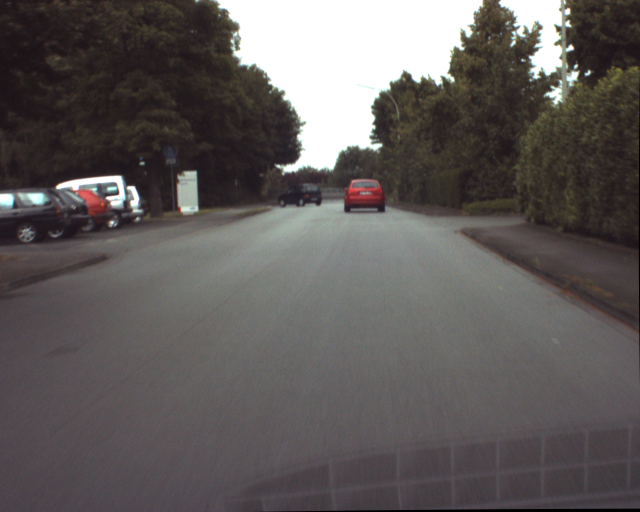
%> input picture demutti_dicenzi_lab5_v2/ur_c_s_03a_01_L_0376.png, 1280 x 1024 px (shown at 1/2 size)
$ octave script.m   (GNU Octave 9; MATLAB toolbox functions it lacks are replaced by stand-ins)
%> lines starting %> are read from the running program, lines starting %| are printed output that depends on the picture
### demutti_dicenzi_lab5_v2/computeNCC.m
%Dicenzi Matteo
%Demutti Marco
function Ci = computeNCC (template, imgi_gray, typeOfTemplate)
    %Create cell
    Ci = cell(1,6);
    if(nargin == 2)
        Ci{1} = normxcorr2(template, imgi_gray{1});
        Ci{2} = normxcorr2(template, imgi_gray{2});
        Ci{3} = normxcorr2(template, imgi_gray{3});
        Ci{4} = normxcorr2(template, imgi_gray{4});
        Ci{5} = normxcorr2(template, imgi_gray{5});
        Ci{6} = normxcorr2(template, imgi_gray{6});
    end

    if(nargin == 3)
        %get current time
        format shortg,
        temp = clock;
        secOfStart = temp(6); % take into account only seconds

        %NCC-based segmentation
        Ci{1} = normxcorr2(template, imgi_gray{1});
        Ci{2} = normxcorr2(template, imgi_gray{2});
        Ci{3} = normxcorr2(template, imgi_gray{3});
        Ci{4} = normxcorr2(template, imgi_gray{4});
        Ci{5} = normxcorr2(template, imgi_gray{5});
        Ci{6} = normxcorr2(template, imgi_gray{6});

        format shortg,
        temp = clock;
        secOfEnd = temp(6);
        delay = (secOfEnd - secOfStart)/6;
        disp("Average seconds of delay : "+ delay +" in case the Template is the " + typeOfTemplate);
    end

    %show NCC results
    figure
    subplot(2,3,1), imagesc(Ci{1}), colormap gray, title ('NCC-based segmentation 1')
    subplot(2,3,2), imagesc(Ci{2}), colormap gray, title ('NCC-based segmentation 2')
    subplot(2,3,3), imagesc(Ci{3}), colormap gray, title ('NCC-based segmentation 3')
    subplot(2,3,4), imagesc(Ci{4}), colormap gray, title ('NCC-based segmentation 4')
    subplot(2,3,5), imagesc(Ci{5}), colormap gray, title ('NCC-based segmentation 5')
    subplot(2,3,6), imagesc(Ci{6}), colormap gray, title ('NCC-based segmentation 6')
end

### demutti_dicenzi_lab5_v2/script.m
%% Lab 5 - NCC-based segmentation and Harris corner detection
% Dicenzi Matteo
% 4342944
% Demutti Marco
% 4389233

close all;
clear;

%% Exercise 1 - NCC-based segmentation

% Read all 6 RGB images
img1_rgb = imread('ur_c_s_03a_01_L_0376.png', 'png');
%> img1_rgb is the input picture: size 1024x1280x3 uint8; mean R, G, B 95.5, 90.9, 90
img2_rgb = imread('ur_c_s_03a_01_L_0377.png', 'png');
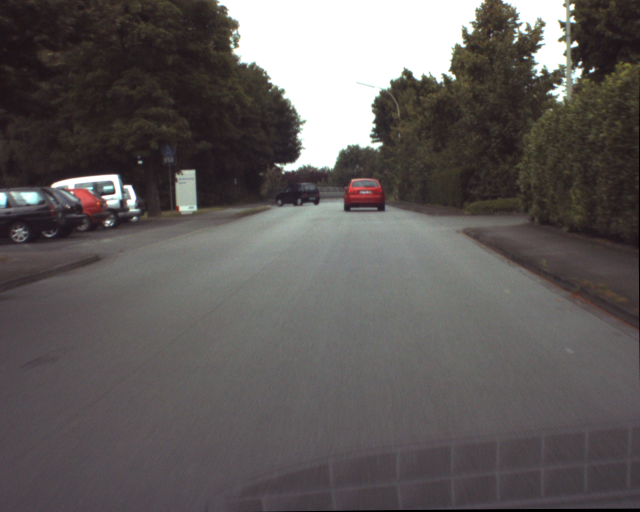
%> input picture demutti_dicenzi_lab5_v2/ur_c_s_03a_01_L_0377.png, 1280 x 1024 px (shown at 1/2 size)
%> img2_rgb is the input picture: size 1024x1280x3 uint8; mean R, G, B 95.5, 90.9, 90
img3_rgb = imread('ur_c_s_03a_01_L_0378.png', 'png');
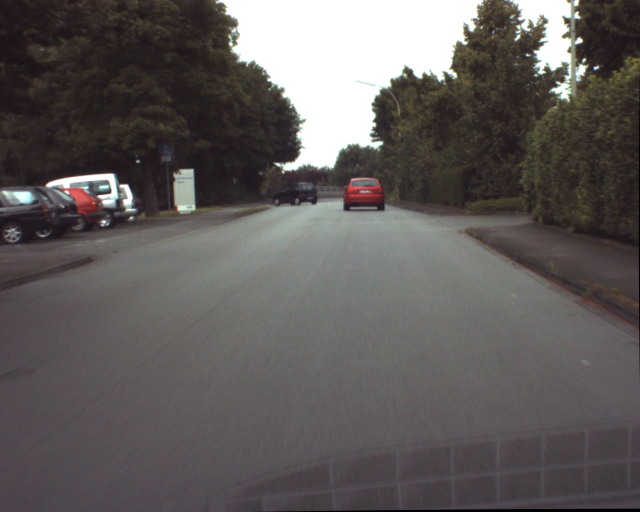
%> input picture demutti_dicenzi_lab5_v2/ur_c_s_03a_01_L_0378.png, 1280 x 1024 px (shown at 1/2 size)
%> img3_rgb is the input picture: size 1024x1280x3 uint8; mean R, G, B 95.7, 91.1, 90.2
img4_rgb = imread('ur_c_s_03a_01_L_0379.png', 'png');
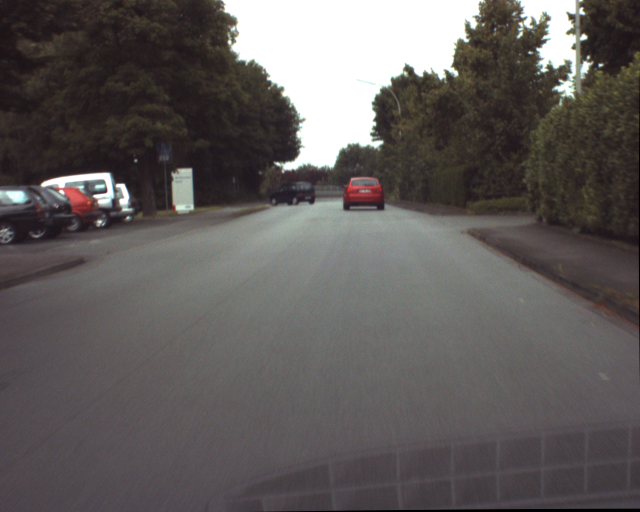
%> input picture demutti_dicenzi_lab5_v2/ur_c_s_03a_01_L_0379.png, 1280 x 1024 px (shown at 1/2 size)
%> img4_rgb is the input picture: size 1024x1280x3 uint8; mean R, G, B 96, 91.5, 90.5
img5_rgb = imread('ur_c_s_03a_01_L_0380.png', 'png');
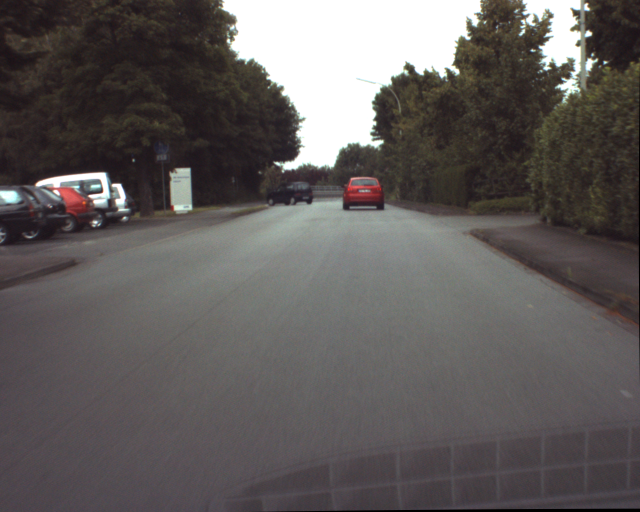
%> input picture demutti_dicenzi_lab5_v2/ur_c_s_03a_01_L_0380.png, 1280 x 1024 px (shown at 1/2 size)
%> img5_rgb is the input picture: size 1024x1280x3 uint8; mean R, G, B 96.2, 91.7, 90.8
img6_rgb = imread('ur_c_s_03a_01_L_0381.png', 'png');
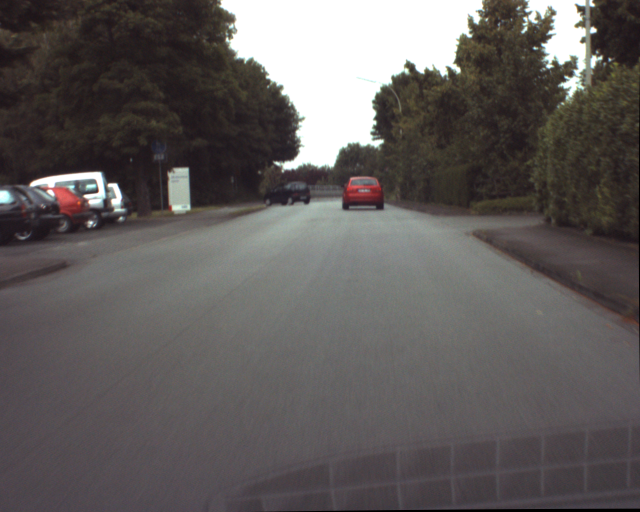
%> input picture demutti_dicenzi_lab5_v2/ur_c_s_03a_01_L_0381.png, 1280 x 1024 px (shown at 1/2 size)
%> img6_rgb is the input picture: size 1024x1280x3 uint8; mean R, G, B 96.5, 92, 91

figure
subplot(2,3,1), imagesc(img1_rgb), colormap gray, title ('image 1')
subplot(2,3,2), imagesc(img2_rgb), colormap gray, title ('image 2')
subplot(2,3,3), imagesc(img3_rgb), colormap gray, title ('image 3')
subplot(2,3,4), imagesc(img4_rgb), colormap gray, title ('image 4')
subplot(2,3,5), imagesc(img5_rgb), colormap gray, title ('image 5')
subplot(2,3,6), imagesc(img6_rgb), colormap gray, title ('image 6')

%create cell for storing all gray images
imgi_gray = cell(1,6);

%gray conversion
imgi_gray{1} = double(rgb2gray(img1_rgb));
imgi_gray{2} = double(rgb2gray(img2_rgb));
imgi_gray{3} = double(rgb2gray(img3_rgb));
imgi_gray{4} = double(rgb2gray(img4_rgb));
imgi_gray{5} = double(rgb2gray(img5_rgb));
imgi_gray{6} = double(rgb2gray(img6_rgb));

%select area of red car
red_car  = imgi_gray{1}(362:420, 690:769);
%(345:441,675,785)
dark_car = imgi_gray{1}(345:433, 541:663);

larger_dark_car   = imgi_gray{1}(330:448, 526:678);
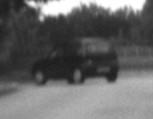
%> larger_dark_car: size 119x153 double; min 29, max 255, mean 103
smaller_dark_car  = imgi_gray{1}(360:418, 556:648);
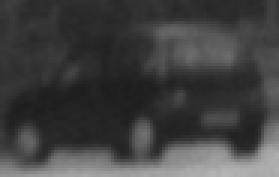
%> smaller_dark_car: size 59x93 double (shown 3 times larger); min 29, max 182, mean 64.8

figure
subplot(1,2,1), imagesc(red_car),  colormap gray, title ('Red Car Template')
subplot(1,2,2), imagesc(dark_car), colormap gray, title ('Dark Car Template')
figure
subplot(1,2,1), imagesc(larger_dark_car),  colormap gray
title ('smaller template for dark car')
subplot(1,2,2), imagesc(smaller_dark_car), colormap gray
title ('larger  template for dark car')

%NCC-based segmentation. Ci, i=1,..,6
%> (the run ends here)
